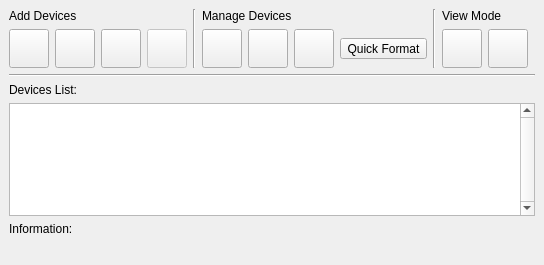
<ui version="4.0" >
 <author>Andrey Rijov</author>
 <class>Device_Manager_Widget</class>
 <widget class="QWidget" name="Device_Manager_Widget" >
  <property name="geometry" >
   <rect>
    <x>0</x>
    <y>0</y>
    <width>544</width>
    <height>265</height>
   </rect>
  </property>
  <property name="windowTitle" >
   <string>Device Manager Widget</string>
  </property>
  <layout class="QGridLayout" >
   <property name="margin" >
    <number>9</number>
   </property>
   <property name="spacing" >
    <number>6</number>
   </property>
   <item row="0" column="5" >
    <spacer>
     <property name="orientation" >
      <enum>Qt::Horizontal</enum>
     </property>
     <property name="sizeHint" >
      <size>
       <width>20</width>
       <height>20</height>
      </size>
     </property>
    </spacer>
   </item>
   <item row="0" column="3" >
    <widget class="Line" name="line" >
     <property name="orientation" >
      <enum>Qt::Vertical</enum>
     </property>
    </widget>
   </item>
   <item row="0" column="4" >
    <layout class="QGridLayout" >
     <property name="margin" >
      <number>0</number>
     </property>
     <property name="spacing" >
      <number>6</number>
     </property>
     <item row="0" column="0" >
      <widget class="QLabel" name="Label_View_Mode" >
       <property name="text" >
        <string>View Mode</string>
       </property>
      </widget>
     </item>
     <item row="1" column="0" >
      <layout class="QHBoxLayout" >
       <property name="margin" >
        <number>0</number>
       </property>
       <property name="spacing" >
        <number>6</number>
       </property>
       <item>
        <widget class="QToolButton" name="TB_Icon_Mode" >
         <property name="toolTip" >
          <string>Icon Mode</string>
         </property>
         <property name="text" >
          <string/>
         </property>
         <property name="icon" >
          <iconset resource="aqemu_images.qrc" >:/images/view_icon.png</iconset>
         </property>
         <property name="iconSize" >
          <size>
           <width>32</width>
           <height>32</height>
          </size>
         </property>
        </widget>
       </item>
       <item>
        <widget class="QToolButton" name="TB_List_Mode" >
         <property name="toolTip" >
          <string>List Mode</string>
         </property>
         <property name="text" >
          <string/>
         </property>
         <property name="icon" >
          <iconset resource="aqemu_images.qrc" >:/images/view_detailed.png</iconset>
         </property>
         <property name="iconSize" >
          <size>
           <width>32</width>
           <height>32</height>
          </size>
         </property>
        </widget>
       </item>
      </layout>
     </item>
    </layout>
   </item>
   <item row="0" column="2" >
    <layout class="QVBoxLayout" >
     <property name="margin" >
      <number>0</number>
     </property>
     <property name="spacing" >
      <number>6</number>
     </property>
     <item>
      <widget class="QLabel" name="Label_Manage_Devices" >
       <property name="text" >
        <string>Manage Devices</string>
       </property>
      </widget>
     </item>
     <item>
      <layout class="QHBoxLayout" >
       <property name="margin" >
        <number>0</number>
       </property>
       <property name="spacing" >
        <number>6</number>
       </property>
       <item>
        <widget class="QToolButton" name="TB_Edit_Device" >
         <property name="toolTip" >
          <string>Properties</string>
         </property>
         <property name="text" >
          <string/>
         </property>
         <property name="icon" >
          <iconset resource="aqemu_images.qrc" >:/images/edit.png</iconset>
         </property>
         <property name="iconSize" >
          <size>
           <width>32</width>
           <height>32</height>
          </size>
         </property>
        </widget>
       </item>
       <item>
        <widget class="QToolButton" name="TB_Delete_Device" >
         <property name="toolTip" >
          <string>Delete</string>
         </property>
         <property name="text" >
          <string/>
         </property>
         <property name="icon" >
          <iconset resource="aqemu_images.qrc" >:/images/button_cancel.png</iconset>
         </property>
         <property name="iconSize" >
          <size>
           <width>32</width>
           <height>32</height>
          </size>
         </property>
        </widget>
       </item>
       <item>
        <widget class="QToolButton" name="TB_Format_HDD" >
         <property name="toolTip" >
          <string>Format HDD</string>
         </property>
         <property name="text" >
          <string/>
         </property>
         <property name="icon" >
          <iconset resource="aqemu_images.qrc" >:/images/hdd_mount.png</iconset>
         </property>
         <property name="iconSize" >
          <size>
           <width>32</width>
           <height>32</height>
          </size>
         </property>
        </widget>
       </item>
       <item>
        <widget class="QToolButton" name="TB_Quick_Format" >
         <property name="toolTip" >
          <string>Quick Format</string>
         </property>
         <property name="text" >
          <string>Quick Format</string>
         </property>
         <property name="icon" >
          <iconset resource="aqemu_images.qrc" >:/images/eraser.png</iconset>
         </property>
         <property name="iconSize" >
          <size>
           <width>32</width>
           <height>32</height>
          </size>
         </property>
        </widget>
       </item>
      </layout>
     </item>
    </layout>
   </item>
   <item row="0" column="1" >
    <widget class="Line" name="line_3" >
     <property name="orientation" >
      <enum>Qt::Vertical</enum>
     </property>
    </widget>
   </item>
   <item row="0" column="0" >
    <layout class="QVBoxLayout" >
     <property name="margin" >
      <number>0</number>
     </property>
     <property name="spacing" >
      <number>6</number>
     </property>
     <item>
      <widget class="QLabel" name="Label_Add_Devices" >
       <property name="text" >
        <string>Add Devices</string>
       </property>
      </widget>
     </item>
     <item>
      <layout class="QHBoxLayout" >
       <property name="margin" >
        <number>0</number>
       </property>
       <property name="spacing" >
        <number>6</number>
       </property>
       <item>
        <widget class="QToolButton" name="TB_Add_Floppy" >
         <property name="toolTip" >
          <string>Add Floppy</string>
         </property>
         <property name="text" >
          <string/>
         </property>
         <property name="icon" >
          <iconset resource="aqemu_images.qrc" >:/images/3floppy_unmount.png</iconset>
         </property>
         <property name="iconSize" >
          <size>
           <width>32</width>
           <height>32</height>
          </size>
         </property>
        </widget>
       </item>
       <item>
        <widget class="QToolButton" name="TB_Add_CDROM" >
         <property name="toolTip" >
          <string>Add CD/DVD-ROM</string>
         </property>
         <property name="text" >
          <string/>
         </property>
         <property name="icon" >
          <iconset resource="aqemu_images.qrc" >:/images/cdrom_unmount.png</iconset>
         </property>
         <property name="iconSize" >
          <size>
           <width>32</width>
           <height>32</height>
          </size>
         </property>
        </widget>
       </item>
       <item>
        <widget class="QToolButton" name="TB_Add_HDD" >
         <property name="toolTip" >
          <string>Add HDD</string>
         </property>
         <property name="text" >
          <string/>
         </property>
         <property name="icon" >
          <iconset resource="aqemu_images.qrc" >:/images/hdd_unmount.png</iconset>
         </property>
         <property name="iconSize" >
          <size>
           <width>32</width>
           <height>32</height>
          </size>
         </property>
        </widget>
       </item>
       <item>
        <widget class="QToolButton" name="TB_Add_Device" >
         <property name="enabled" >
          <bool>false</bool>
         </property>
         <property name="toolTip" >
          <string>Add Storage Device</string>
         </property>
         <property name="text" >
          <string/>
         </property>
         <property name="icon" >
          <iconset resource="aqemu_images.qrc" >:/images/add.png</iconset>
         </property>
         <property name="iconSize" >
          <size>
           <width>32</width>
           <height>32</height>
          </size>
         </property>
        </widget>
       </item>
      </layout>
     </item>
    </layout>
   </item>
   <item row="1" column="0" colspan="6" >
    <widget class="Line" name="line_2" >
     <property name="orientation" >
      <enum>Qt::Horizontal</enum>
     </property>
    </widget>
   </item>
   <item row="2" column="0" colspan="6" >
    <layout class="QVBoxLayout" >
     <property name="margin" >
      <number>0</number>
     </property>
     <property name="spacing" >
      <number>6</number>
     </property>
     <item>
      <widget class="QLabel" name="Label_Devices_List" >
       <property name="text" >
        <string>Devices List:</string>
       </property>
      </widget>
     </item>
     <item>
      <widget class="QListWidget" name="Devices_List" >
       <property name="contextMenuPolicy" >
        <enum>Qt::CustomContextMenu</enum>
       </property>
       <property name="verticalScrollBarPolicy" >
        <enum>Qt::ScrollBarAlwaysOn</enum>
       </property>
       <property name="iconSize" >
        <size>
         <width>32</width>
         <height>32</height>
        </size>
       </property>
       <property name="textElideMode" >
        <enum>Qt::ElideMiddle</enum>
       </property>
       <property name="verticalScrollMode" >
        <enum>QAbstractItemView::ScrollPerPixel</enum>
       </property>
       <property name="horizontalScrollMode" >
        <enum>QAbstractItemView::ScrollPerPixel</enum>
       </property>
       <property name="movement" >
        <enum>QListView::Static</enum>
       </property>
       <property name="flow" >
        <enum>QListView::LeftToRight</enum>
       </property>
       <property name="spacing" >
        <number>10</number>
       </property>
       <property name="viewMode" >
        <enum>QListView::IconMode</enum>
       </property>
      </widget>
     </item>
     <item>
      <widget class="QLabel" name="Label_Information" >
       <property name="sizePolicy" >
        <sizepolicy>
         <hsizetype>4</hsizetype>
         <vsizetype>5</vsizetype>
         <horstretch>0</horstretch>
         <verstretch>0</verstretch>
        </sizepolicy>
       </property>
       <property name="text" >
        <string>Information:</string>
       </property>
      </widget>
     </item>
     <item>
      <widget class="QLabel" name="Label_Connected_To" >
       <property name="text" >
        <string/>
       </property>
      </widget>
     </item>
    </layout>
   </item>
  </layout>
  <action name="actionAdd_Floppy" >
   <property name="icon" >
    <iconset resource="aqemu_images.qrc" >:/images/3floppy_unmount.png</iconset>
   </property>
   <property name="text" >
    <string>Add Floppy</string>
   </property>
  </action>
  <action name="actionAdd_CD_ROM" >
   <property name="icon" >
    <iconset resource="aqemu_images.qrc" >:/images/cdrom_unmount.png</iconset>
   </property>
   <property name="text" >
    <string>Add CD/DVD-ROM</string>
   </property>
  </action>
  <action name="actionAdd_HDD" >
   <property name="icon" >
    <iconset resource="aqemu_images.qrc" >:/images/hdd_unmount.png</iconset>
   </property>
   <property name="text" >
    <string>Add HDD</string>
   </property>
  </action>
  <action name="actionFormat_HDD" >
   <property name="icon" >
    <iconset resource="aqemu_images.qrc" >:/images/wizard.png</iconset>
   </property>
   <property name="text" >
    <string>Format HDD</string>
   </property>
  </action>
  <action name="actionProperties" >
   <property name="icon" >
    <iconset resource="aqemu_images.qrc" >:/images/edit.png</iconset>
   </property>
   <property name="text" >
    <string>Properties</string>
   </property>
   <property name="iconText" >
    <string>Properties</string>
   </property>
   <property name="toolTip" >
    <string>Properties</string>
   </property>
  </action>
  <action name="actionDelete" >
   <property name="icon" >
    <iconset resource="aqemu_images.qrc" >:/images/button_cancel.png</iconset>
   </property>
   <property name="text" >
    <string>Delete</string>
   </property>
  </action>
  <action name="actionList_Mode" >
   <property name="icon" >
    <iconset resource="aqemu_images.qrc" >:/images/view_detailed.png</iconset>
   </property>
   <property name="text" >
    <string>List Mode</string>
   </property>
  </action>
  <action name="actionIcon_Mode" >
   <property name="icon" >
    <iconset resource="aqemu_images.qrc" >:/images/view_icon.png</iconset>
   </property>
   <property name="text" >
    <string>Icon Mode</string>
   </property>
  </action>
  <action name="actionQuick_Format" >
   <property name="icon" >
    <iconset resource="aqemu_images.qrc" >:/images/reload.png</iconset>
   </property>
   <property name="text" >
    <string>Quick Format</string>
   </property>
  </action>
  <action name="actionAdd_Device" >
   <property name="icon" >
    <iconset resource="aqemu_images.qrc" >:/images/add.png</iconset>
   </property>
   <property name="text" >
    <string>Add Device</string>
   </property>
   <property name="iconText" >
    <string>Add Device</string>
   </property>
   <property name="toolTip" >
    <string>Add Device</string>
   </property>
  </action>
 </widget>
 <tabstops>
  <tabstop>TB_Add_Floppy</tabstop>
  <tabstop>TB_Add_CDROM</tabstop>
  <tabstop>TB_Add_HDD</tabstop>
  <tabstop>TB_Edit_Device</tabstop>
  <tabstop>TB_Delete_Device</tabstop>
  <tabstop>TB_Format_HDD</tabstop>
  <tabstop>TB_Quick_Format</tabstop>
  <tabstop>TB_Icon_Mode</tabstop>
  <tabstop>TB_List_Mode</tabstop>
  <tabstop>Devices_List</tabstop>
 </tabstops>
 <resources>
  <include location="aqemu_images.qrc" />
 </resources>
 <connections>
  <connection>
   <sender>TB_Add_Floppy</sender>
   <signal>clicked()</signal>
   <receiver>actionAdd_Floppy</receiver>
   <slot>trigger()</slot>
   <hints>
    <hint type="sourcelabel" >
     <x>36</x>
     <y>49</y>
    </hint>
    <hint type="destinationlabel" >
     <x>-1</x>
     <y>-1</y>
    </hint>
   </hints>
  </connection>
  <connection>
   <sender>TB_Add_CDROM</sender>
   <signal>clicked()</signal>
   <receiver>actionAdd_CD_ROM</receiver>
   <slot>trigger()</slot>
   <hints>
    <hint type="sourcelabel" >
     <x>88</x>
     <y>49</y>
    </hint>
    <hint type="destinationlabel" >
     <x>-1</x>
     <y>-1</y>
    </hint>
   </hints>
  </connection>
  <connection>
   <sender>TB_Add_HDD</sender>
   <signal>clicked()</signal>
   <receiver>actionAdd_HDD</receiver>
   <slot>trigger()</slot>
   <hints>
    <hint type="sourcelabel" >
     <x>140</x>
     <y>49</y>
    </hint>
    <hint type="destinationlabel" >
     <x>-1</x>
     <y>-1</y>
    </hint>
   </hints>
  </connection>
  <connection>
   <sender>TB_Edit_Device</sender>
   <signal>clicked()</signal>
   <receiver>actionProperties</receiver>
   <slot>trigger()</slot>
   <hints>
    <hint type="sourcelabel" >
     <x>205</x>
     <y>49</y>
    </hint>
    <hint type="destinationlabel" >
     <x>-1</x>
     <y>-1</y>
    </hint>
   </hints>
  </connection>
  <connection>
   <sender>TB_Delete_Device</sender>
   <signal>clicked()</signal>
   <receiver>actionDelete</receiver>
   <slot>trigger()</slot>
   <hints>
    <hint type="sourcelabel" >
     <x>256</x>
     <y>49</y>
    </hint>
    <hint type="destinationlabel" >
     <x>-1</x>
     <y>-1</y>
    </hint>
   </hints>
  </connection>
  <connection>
   <sender>TB_Icon_Mode</sender>
   <signal>clicked()</signal>
   <receiver>actionIcon_Mode</receiver>
   <slot>trigger()</slot>
   <hints>
    <hint type="sourcelabel" >
     <x>429</x>
     <y>49</y>
    </hint>
    <hint type="destinationlabel" >
     <x>-1</x>
     <y>-1</y>
    </hint>
   </hints>
  </connection>
  <connection>
   <sender>TB_List_Mode</sender>
   <signal>clicked()</signal>
   <receiver>actionList_Mode</receiver>
   <slot>trigger()</slot>
   <hints>
    <hint type="sourcelabel" >
     <x>482</x>
     <y>49</y>
    </hint>
    <hint type="destinationlabel" >
     <x>-1</x>
     <y>-1</y>
    </hint>
   </hints>
  </connection>
  <connection>
   <sender>TB_Format_HDD</sender>
   <signal>clicked()</signal>
   <receiver>actionFormat_HDD</receiver>
   <slot>trigger()</slot>
   <hints>
    <hint type="sourcelabel" >
     <x>307</x>
     <y>49</y>
    </hint>
    <hint type="destinationlabel" >
     <x>-1</x>
     <y>-1</y>
    </hint>
   </hints>
  </connection>
  <connection>
   <sender>TB_Quick_Format</sender>
   <signal>clicked()</signal>
   <receiver>actionQuick_Format</receiver>
   <slot>trigger()</slot>
   <hints>
    <hint type="sourcelabel" >
     <x>358</x>
     <y>49</y>
    </hint>
    <hint type="destinationlabel" >
     <x>-1</x>
     <y>-1</y>
    </hint>
   </hints>
  </connection>
  <connection>
   <sender>TB_Add_Device</sender>
   <signal>clicked()</signal>
   <receiver>actionAdd_Device</receiver>
   <slot>trigger()</slot>
   <hints>
    <hint type="sourcelabel" >
     <x>175</x>
     <y>54</y>
    </hint>
    <hint type="destinationlabel" >
     <x>-1</x>
     <y>-1</y>
    </hint>
   </hints>
  </connection>
 </connections>
</ui>
